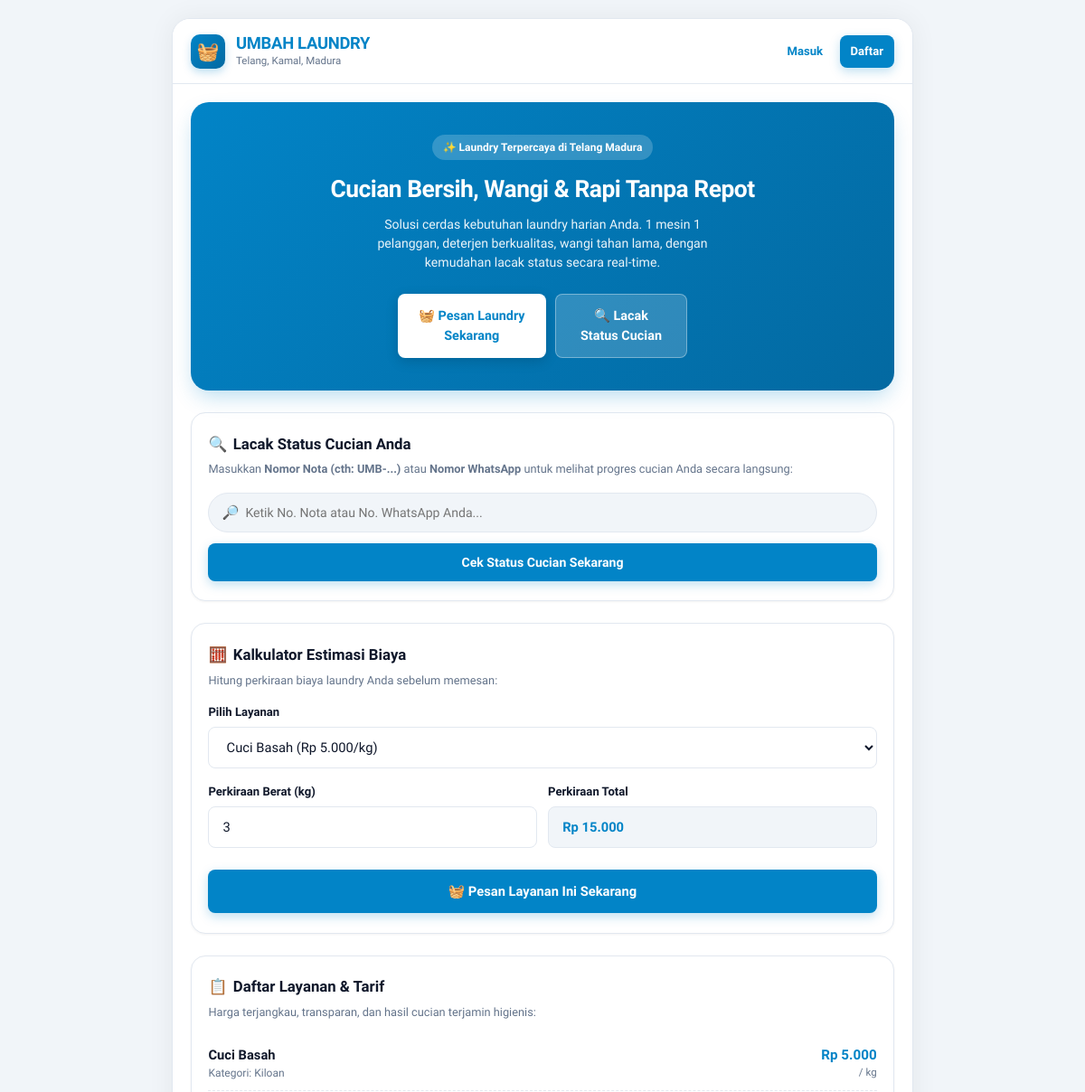
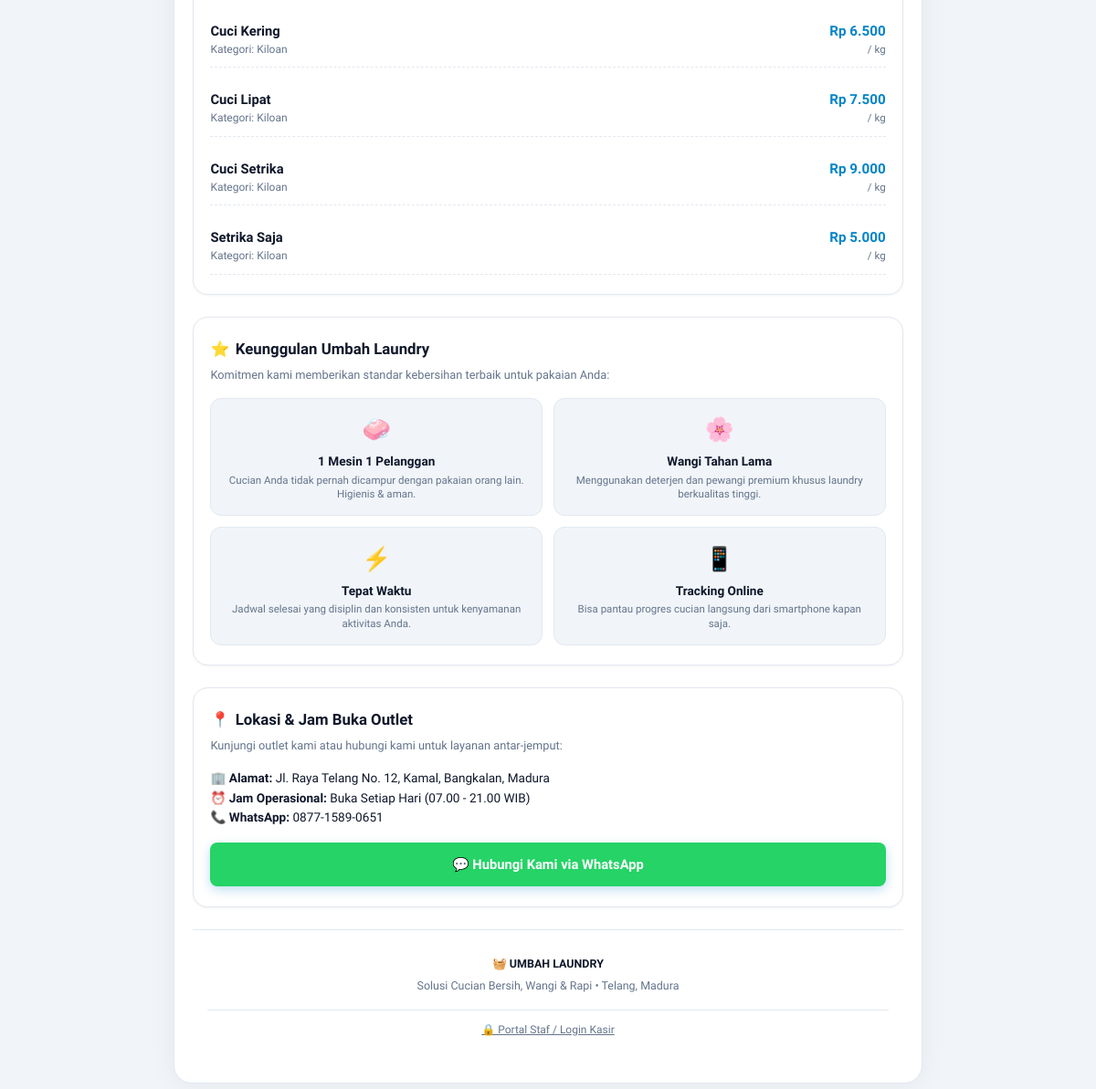
The page / on the database its author committed (2 pictures, top to bottom).
### tables this page shows
CREATE TABLE IF NOT EXISTS layanan (
    id INT AUTO_INCREMENT PRIMARY KEY,
    nama_layanan VARCHAR(100) NOT NULL,
    kategori VARCHAR(50) NOT NULL,
    satuan VARCHAR(20) NOT NULL DEFAULT 'kg',
    harga_per_satuan DECIMAL(10, 2) NOT NULL,
    created_at TIMESTAMP DEFAULT CURRENT_TIMESTAMP
);

### classes/Layanan.php (called while the page is built, shortened)
<?php
class Layanan {
    private PDO $db;
    private string $table = "layanan";
    public function __construct(PDO $db) {
        $this->db = $db;
    }
    public function getAll(): array {
        $stmt = $this->db->prepare("SELECT * FROM {$this->table} ORDER BY id ASC");
        $stmt->execute();
        return $stmt->fetchAll();
    }
}

### index.php (the view, shortened to what this page needs)
<?php
require_once __DIR__ . '/classes/Layanan.php';
$db = (new Database())->getConnection();
$layananModel   = new Layanan($db);
$services = $layananModel->getAll();
$lacakKeyword = trim($_GET['lacak'] ?? '');
?>
<!DOCTYPE html>
<html lang="id">
<head>
    <link rel="stylesheet" href="assets/css/chingu-style.css">
</head>
<body>
<div class="app-container" style="padding-bottom: 0;">
    <header class="landing-header">
        <div class="brand-wrapper">
            <div class="brand-logo-icon">🧺</div>
            <div>
                <a href="index.php" class="brand-title">UMBAH LAUNDRY</a>
                <div class="brand-loc">Telang, Kamal, Madura</div>
            </div>
        </div>
        <div style="display: flex; gap: 0.4rem;">
            <a href="login.php" class="btn-sm btn-outline" style="min-height: 36px; padding: 0.35rem 0.75rem; font-size: 0.82rem;">
                Masuk
            </a>
            <a href="register.php" class="btn-sm btn-primary" style="min-height: 36px; padding: 0.35rem 0.75rem; font-size: 0.82rem;">
                Daftar
            </a>
        </div>
    </header>
    <div class="content">
        <div class="landing-hero">
            <div class="hero-badge">✨ Laundry Terpercaya di Telang Madura</div>
            <h1 class="hero-title">Cucian Bersih, Wangi & Rapi Tanpa Repot</h1>
            <p class="hero-desc">
                Solusi cerdas kebutuhan laundry harian Anda. 1 mesin 1 pelanggan, deterjen berkualitas, wangi tahan lama, dengan kemudahan lacak status secara real-time.
            </p>
            <div class="hero-actions">
                <a href="register.php" class="btn-hero-primary">
                    🧺 Pesan Laundry Sekarang
                </a>
                <a href="#lacakSection" class="btn-hero-secondary">
                    🔍 Lacak Status Cucian
                </a>
            </div>
        </div>
        <div class="section-box" id="lacakSection">
            <div class="section-title">
                <span>🔍</span> Lacak Status Cucian Anda
            </div>
            <div class="section-sub">
                Masukkan <strong>Nomor Nota (cth: UMB-...)</strong> atau <strong>Nomor WhatsApp</strong> untuk melihat progres cucian Anda secara langsung:
            </div>
            <form method="GET" action="index.php#lacakSection" class="search-wrapper" style="margin-bottom: 0.75rem;">
                <span class="search-icon">🔎</span>
                <input type="text" name="lacak" placeholder="Ketik No. Nota atau No. WhatsApp Anda..." value="<?= htmlspecialchars($lacakKeyword) ?>" required>
            </form>
            <button type="submit" formAction="index.php#lacakSection" class="btn-primary" style="min-height: 42px; font-size: 0.88rem;">
                Cek Status Cucian Sekarang
            </button>
        </div>
        <div class="section-box">
            <div class="section-title">
                <span>🧮</span> Kalkulator Estimasi Biaya
            </div>
            <div class="section-sub">
                Hitung perkiraan biaya laundry Anda sebelum memesan:
            </div>
            <div class="form-group">
                <label>Pilih Layanan</label>
                <select id="calcLayanan" onchange="hitungSimulasi()">
                    <?php foreach ($services as $srv): ?>
                        <option value="<?= $srv['harga_per_satuan'] ?>" data-satuan="<?= htmlspecialchars($srv['satuan']) ?>">
                            <?= htmlspecialchars($srv['nama_layanan']) ?> (Rp <?= number_format($srv['harga_per_satuan'], 0, ',', '.') ?>/<?= htmlspecialchars($srv['satuan']) ?>)
                        </option>
                    <?php endforeach; ?>
                </select>
            </div>
            <div style="display: grid; grid-template-columns: 1fr 1fr; gap: 0.75rem;">
                <div class="form-group">
                    <label>Perkiraan Berat (<span id="calcSatuanLabel">kg</span>)</label>
                    <input type="number" step="0.5" id="calcBerat" value="3" min="0.5" oninput="hitungSimulasi()">
                </div>
                <div class="form-group">
                    <label>Perkiraan Total</label>
                    <input type="text" id="calcTotal" value="Rp 0" readonly style="background: var(--bg-page); font-weight: 800; color: var(--primary);">
                </div>
            </div>
            <a href="register.php" class="btn-primary" style="margin-top: 0.5rem; text-decoration: none;">
                🧺 Pesan Layanan Ini Sekarang
            </a>
        </div>
        <div class="section-box">
            <div class="section-title">
                <span>📋</span> Daftar Layanan & Tarif
            </div>
            <div class="section-sub">
                Harga terjangkau, transparan, dan hasil cucian terjamin higienis:
            </div>
            <div class="order-list">
                <?php foreach ($services as $srv): ?>
                    <div style="display: flex; justify-content: space-between; align-items: center; padding: 0.65rem 0; border-bottom: 1px dashed var(--border);">
                        <div>
                            <div style="font-weight: 700; font-size: 0.92rem; color: var(--text-main);"><?= htmlspecialchars($srv['nama_layanan']) ?></div>
                            <div style="font-size: 0.75rem; color: var(--text-muted);">Kategori: <?= htmlspecialchars($srv['kategori']) ?></div>
                        </div>
                        <div style="text-align: right;">
                            <div style="font-weight: 800; color: var(--primary); font-size: 0.95rem;">
                                Rp <?= number_format($srv['harga_per_satuan'], 0, ',', '.') ?>
                            </div>
                            <div style="font-size: 0.72rem; color: var(--text-muted);">/ <?= htmlspecialchars($srv['satuan']) ?></div>
                        </div>
                    </div>
                <?php endforeach; ?>
            </div>
        </div>
        <div class="section-box">
            <div class="section-title">
                <span>⭐</span> Keunggulan Umbah Laundry
            </div>
            <div class="section-sub">
                Komitmen kami memberikan standar kebersihan terbaik untuk pakaian Anda:
            </div>
            <div class="feature-grid">
                <div class="feature-card">
                    <div class="feature-icon">🧼</div>
                    <div class="feature-name">1 Mesin 1 Pelanggan</div>
                    <div class="feature-desc">Cucian Anda tidak pernah dicampur dengan pakaian orang lain. Higienis & aman.</div>
                </div>
                <div class="feature-card">
                    <div class="feature-icon">🌸</div>
                    <div class="feature-name">Wangi Tahan Lama</div>
                    <div class="feature-desc">Menggunakan deterjen dan pewangi premium khusus laundry berkualitas tinggi.</div>
                </div>
                <div class="feature-card">
                    <div class="feature-icon">⚡</div>
                    <div class="feature-name">Tepat Waktu</div>
                    <div class="feature-desc">Jadwal selesai yang disiplin dan konsisten untuk kenyamanan aktivitas Anda.</div>
                </div>
                <div class="feature-card">
                    <div class="feature-icon">📱</div>
                    <div class="feature-name">Tracking Online</div>
                    <div class="feature-desc">Bisa pantau progres cucian langsung dari smartphone kapan saja.</div>
                </div>
            </div>
        </div>
        <div class="section-box">
            <div class="section-title">
                <span>📍</span> Lokasi & Jam Buka Outlet
            </div>
            <div class="section-sub">
                Kunjungi outlet kami atau hubungi kami untuk layanan antar-jemput:
            </div>
            <div style="font-size: 0.85rem; color: var(--text-main); line-height: 1.6; margin-bottom: 1rem;">
                🏢 <strong>Alamat:</strong> Jl. Raya Telang No. 12, Kamal, Bangkalan, Madura<br>
                ⏰ <strong>Jam Operasional:</strong> Buka Setiap Hari (07.00 - 21.00 WIB)<br>
                📞 <strong>WhatsApp:</strong> 0877-1589-0651
            </div>
            <a href="https://api.whatsapp.com/send?phone=6287715890651&text=Halo%20Umbah%20Laundry,%20saya%20mau%20tanya%20layanan%20laundry" target="_blank" class="btn-primary" style="background: #25d366; border: none; text-decoration: none;">
                💬 Hubungi Kami via WhatsApp
            </a>
        </div>
        <footer class="landing-footer">
            <div style="font-weight: 700; color: var(--text-main); margin-bottom: 0.35rem;">
                🧺 UMBAH LAUNDRY
            </div>
            <div>Solusi Cucian Bersih, Wangi & Rapi • Telang, Madura</div>
            <div style="margin-top: 1rem; padding-top: 0.75rem; border-top: 1px solid var(--border);">
                <a href="login.php" style="color: var(--text-muted); text-decoration: underline; font-size: 0.75rem;">
                    🔒 Portal Staf / Login Kasir
                </a>
            </div>
        </footer>
    </div>
</div>
</body>
</html>

### assets/css/chingu-style.css (style rules this page uses)
:root { --primary: #0284c7; --primary-hover: #0369a1; --primary-dark: #075985; --primary-light: #e0f2fe; --primary-subtle: #f0f9ff; --bg-page: #f1f5f9; --surface: #ffffff; --surface-glass: rgba(255, 255, 255, 0.92); --text-main: #0f172a; --text-muted: #64748b; --text-light: #94a3b8; --border: #e2e8f0; --border-focus: #38bdf8; --radius-sm: 8px; --radius-md: 12px; --radius-lg: 16px; --radius-xl: 20px; --radius-full: 9999px; --shadow-sm: 0 1px 3px rgba(0, 0, 0, 0.05); --shadow-md: 0 4px 12px -2px rgba(2, 132, 199, 0.08), 0 2px 6px -1px rgba(0, 0, 0, 0.04); --shadow-lg: 0 10px 25px -3px rgba(2, 132, 199, 0.12), 0 4px 10px -2px rgba(0, 0, 0, 0.04); --font-sans: 'Plus Jakarta Sans', -apple-system, BlinkMacSystemFont, 'Segoe UI', Roboto, sans-serif; }
* { box-sizing: border-box; margin: 0; padding: 0; font-family: var(--font-sans); -webkit-tap-highlight-color: transparent; }
body { background-color: var(--bg-page); color: var(--text-main); display: flex; justify-content: center; min-height: 100vh; font-size: 14px; line-height: 1.5; }
.app-container { width: 100%; max-width: 500px; min-height: 100vh; background: var(--surface); display: flex; flex-direction: column; box-shadow: 0 0 30px rgba(0, 0, 0, 0.06); position: relative; padding-bottom: 80px; }
@media (min-width: 800px) { .app-container { max-width: 820px; margin: 20px 0; min-height: calc(100vh - 40px); border-radius: var(--radius-xl); border: 1px solid var(--border); overflow: hidden; } }
.brand-wrapper { display: flex; align-items: center; gap: 0.75rem; }
.brand-logo-icon { width: 38px; height: 38px; background: linear-gradient(135deg, #0284c7, #0369a1); color: #ffffff; border-radius: 10px; display: flex; align-items: center; justify-content: center; font-size: 1.25rem; box-shadow: 0 4px 10px rgba(2, 132, 199, 0.25); flex-shrink: 0; }
.brand-title { font-size: 1.15rem; font-weight: 800; color: var(--primary); text-decoration: none; letter-spacing: -0.3px; display: block; line-height: 1.2; }
.brand-loc { font-size: 0.72rem; color: var(--text-muted); font-weight: 500; }
.content { padding: 1.25rem; flex: 1; }
.form-group { margin-bottom: 1rem; }
label { display: block; font-size: 0.82rem; font-weight: 600; color: var(--text-main); margin-bottom: 0.4rem; }
input, select, textarea { width: 100%; padding: 0.75rem 0.95rem; border: 1.5px solid var(--border); border-radius: var(--radius-sm); outline: none; font-size: 0.92rem; font-family: inherit; color: var(--text-main); background: var(--surface); transition: border-color 0.2s, box-shadow 0.2s; min-height: 46px; }
.search-wrapper { position: relative; margin-bottom: 1rem; }
.search-wrapper input { padding-left: 2.5rem; border-radius: var(--radius-full); background: var(--bg-page); border-color: var(--border); font-size: 0.88rem; min-height: 44px; }
.search-wrapper .search-icon { position: absolute; left: 0.95rem; top: 50%; transform: translateY(-50%); color: var(--text-muted); font-size: 0.95rem; pointer-events: none; }
.order-list { display: flex; flex-direction: column; gap: 0.85rem; }
.btn-primary { display: inline-flex; align-items: center; justify-content: center; gap: 0.4rem; width: 100%; background: var(--primary); color: #ffffff; border: none; padding: 0.8rem 1.25rem; border-radius: var(--radius-sm); font-weight: 700; font-size: 0.92rem; cursor: pointer; text-align: center; text-decoration: none; box-shadow: 0 4px 12px rgba(2, 132, 199, 0.25); transition: all 0.2s ease; min-height: 48px; }
.btn-outline { display: inline-flex; align-items: center; justify-content: center; gap: 0.4rem; width: 100%; background: transparent; color: var(--primary); border: 1.5px solid var(--primary); padding: 0.75rem 1.25rem; border-radius: var(--radius-sm); font-weight: 700; font-size: 0.9rem; cursor: pointer; text-align: center; text-decoration: none; transition: all 0.2s ease; min-height: 46px; }
.btn-sm { min-height: 34px; padding: 0.35rem 0.65rem; font-size: 0.78rem; font-weight: 600; border-radius: var(--radius-sm); width: auto; display: inline-flex; align-items: center; gap: 0.25rem; text-decoration: none; cursor: pointer; border: none; }

### rows shown on the page
layanan: nama_layanan "Cuci Basah", kategori "Kiloan", harga_per_satuan "5.000", satuan "kg"
layanan: nama_layanan "Cuci Kering", kategori "Kiloan", harga_per_satuan "6.500", satuan "kg"
layanan: nama_layanan "Cuci Lipat", kategori "Kiloan", harga_per_satuan "7.500", satuan "kg"
layanan: nama_layanan "Cuci Setrika", kategori "Kiloan", harga_per_satuan "9.000", satuan "kg"
layanan: nama_layanan "Setrika Saja", kategori "Kiloan", harga_per_satuan "5.000", satuan "kg"

### other values the page prints
form field value "Cuci Basah (Rp 5.000/kg)"
